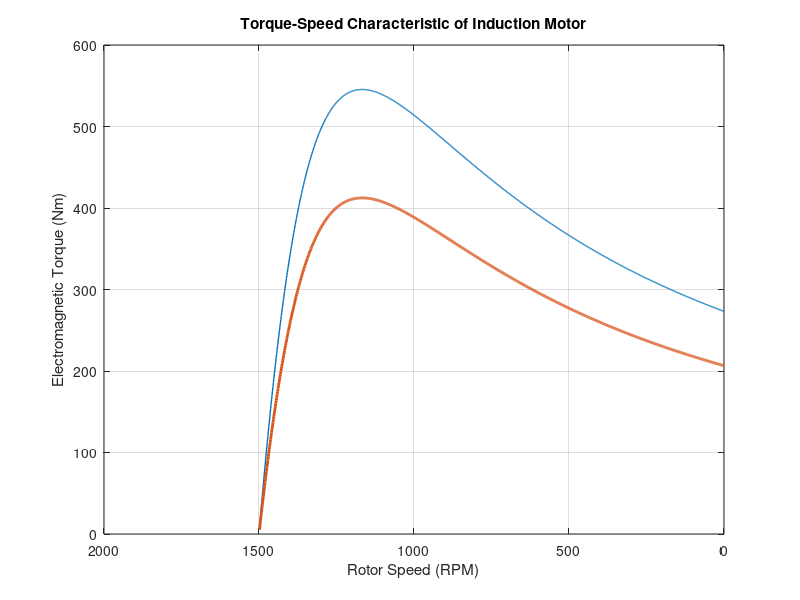

Write the MATLAB code that produced this figure.
clc;
clear;
close all;


P = 4;             
Rs = 0.5;           
Rr = 0.3;           
Lls = 0.002;        
Llr = 0.002;       
Vs = 230;          
f = 50;
f1=70;

ws = 2*pi*f; 
ws1=2*pi*f1;
Ns = 120*f/P;                   


s = linspace(0.001, 1, 1000);   

Te = (3 * P .* (Rr ./ (s * ws)) .* Vs.^2) ./ ...
     ((Rs + Rr./s).^2 + (ws^2) * (Lls + Llr).^2);
Te1 = (3 * P .* (Rr ./ (s * ws)) .* 200.^2) ./ ...
     ((Rs + Rr./s).^2 + (ws^2) * (Lls + Llr).^2);

N = (1 - s) * Ns;

figure;
plot(N, Te, 'LineWidth', 1);
hold on;
plot(N,Te1, 'LineWidth', 2);
xlabel('Rotor Speed (RPM)');
ylabel('Electromagnetic Torque (Nm)');
title('Torque-Speed Characteristic of Induction Motor');
grid on;

set(gca, 'XDir', 'reverse');
